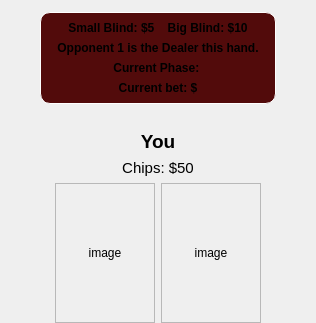
       <widget class="QWidget" name="playerInfo" native="true">
        <layout class="QVBoxLayout" name="verticalLayout">
         <property name="leftMargin">
          <number>0</number>
         </property>
         <property name="topMargin">
          <number>12</number>
         </property>
         <property name="rightMargin">
          <number>0</number>
         </property>
         <property name="bottomMargin">
          <number>0</number>
         </property>
         <item>
          <layout class="QHBoxLayout" name="horizontalLayout_8">
           <item>
            <spacer name="horizontalSpacer_12">
             <property name="orientation">
              <enum>Qt::Orientation::Horizontal</enum>
             </property>
             <property name="sizeHint" stdset="0">
              <size>
               <width>40</width>
               <height>20</height>
              </size>
             </property>
            </spacer>
           </item>
           <item>
            <widget class="QFrame" name="gameInfoBox">
             <property name="styleSheet">
              <string notr="true">#gameInfoBox {
color: white;
background: rgb(82, 11, 11)
;
border: 1px solid white;
border-radius: 10px;
}</string>
             </property>
             <property name="frameShape">
              <enum>QFrame::Shape::StyledPanel</enum>
             </property>
             <property name="frameShadow">
              <enum>QFrame::Shadow::Raised</enum>
             </property>
             <layout class="QVBoxLayout" name="verticalLayout_6">
              <property name="leftMargin">
               <number>16</number>
              </property>
              <property name="topMargin">
               <number>8</number>
              </property>
              <property name="rightMargin">
               <number>16</number>
              </property>
              <property name="bottomMargin">
               <number>8</number>
              </property>
              <item>
               <widget class="QLabel" name="blindLabel">
                <property name="font">
                 <font>
                  <pointsize>9</pointsize>
                  <bold>true</bold>
                 </font>
                </property>
                <property name="text">
                 <string>Small Blind: $5    Big Blind: $10</string>
                </property>
                <property name="alignment">
                 <set>Qt::AlignmentFlag::AlignCenter</set>
                </property>
               </widget>
              </item>
              <item>
               <widget class="QLabel" name="dealerLabel">
                <property name="font">
                 <font>
                  <bold>true</bold>
                 </font>
                </property>
                <property name="text">
                 <string>Opponent 1 is the Dealer this hand.</string>
                </property>
                <property name="alignment">
                 <set>Qt::AlignmentFlag::AlignCenter</set>
                </property>
               </widget>
              </item>
              <item>
               <widget class="QLabel" name="phaseLabel">
                <property name="font">
                 <font>
                  <pointsize>9</pointsize>
                  <bold>true</bold>
                 </font>
                </property>
                <property name="text">
                 <string>Current Phase: </string>
                </property>
                <property name="alignment">
                 <set>Qt::AlignmentFlag::AlignCenter</set>
                </property>
               </widget>
              </item>
              <item>
               <widget class="QLabel" name="currentBetLabel">
                <property name="font">
                 <font>
                  <pointsize>9</pointsize>
                  <bold>true</bold>
                 </font>
                </property>
                <property name="text">
                 <string>Current bet: $</string>
                </property>
                <property name="alignment">
                 <set>Qt::AlignmentFlag::AlignCenter</set>
                </property>
               </widget>
              </item>
             </layout>
            </widget>
           </item>
           <item>
            <spacer name="horizontalSpacer_13">
             <property name="orientation">
              <enum>Qt::Orientation::Horizontal</enum>
             </property>
             <property name="sizeHint" stdset="0">
              <size>
               <width>40</width>
               <height>20</height>
              </size>
             </property>
            </spacer>
           </item>
          </layout>
         </item>
         <item>
          <spacer name="verticalSpacer_2">
           <property name="orientation">
            <enum>Qt::Orientation::Vertical</enum>
           </property>
           <property name="sizeHint" stdset="0">
            <size>
             <width>20</width>
             <height>20</height>
            </size>
           </property>
          </spacer>
         </item>
         <item>
          <widget class="QLabel" name="playerNameLabel">
           <property name="font">
            <font>
             <pointsize>14</pointsize>
             <bold>true</bold>
            </font>
           </property>
           <property name="text">
            <string>You</string>
           </property>
           <property name="alignment">
            <set>Qt::AlignmentFlag::AlignCenter</set>
           </property>
          </widget>
         </item>
         <item>
          <widget class="QLabel" name="playerChipsLabel">
           <property name="font">
            <font>
             <pointsize>11</pointsize>
            </font>
           </property>
           <property name="text">
            <string>Chips: $50</string>
           </property>
           <property name="alignment">
            <set>Qt::AlignmentFlag::AlignCenter</set>
           </property>
          </widget>
         </item>
         <item>
          <widget class="QWidget" name="widget" native="true">
           <property name="minimumSize">
            <size>
             <width>80</width>
             <height>0</height>
            </size>
           </property>
           <layout class="QHBoxLayout" name="horizontalLayout_3">
            <property name="leftMargin">
             <number>0</number>
            </property>
            <property name="topMargin">
             <number>0</number>
            </property>
            <property name="rightMargin">
             <number>0</number>
            </property>
            <property name="bottomMargin">
             <number>0</number>
            </property>
            <item>
             <spacer name="horizontalSpacer_4">
              <property name="orientation">
               <enum>Qt::Orientation::Horizontal</enum>
              </property>
              <property name="sizeHint" stdset="0">
               <size>
                <width>40</width>
                <height>20</height>
               </size>
              </property>
             </spacer>
            </item>
            <item>
             <widget class="QFrame" name="pc1">
              <property name="minimumSize">
               <size>
                <width>100</width>
                <height>140</height>
               </size>
              </property>
              <property name="frameShape">
               <enum>QFrame::Shape::StyledPanel</enum>
              </property>
              <property name="frameShadow">
               <enum>QFrame::Shadow::Raised</enum>
              </property>
              <layout class="QGridLayout" name="gridLayout_10">
               <property name="leftMargin">
                <number>0</number>
               </property>
               <property name="topMargin">
                <number>0</number>
               </property>
               <property name="rightMargin">
                <number>0</number>
               </property>
               <property name="bottomMargin">
                <number>0</number>
               </property>
               <item row="0" column="0">
                <widget class="QLabel" name="playerCard1">
                 <property name="text">
                  <string>image</string>
                 </property>
                 <property name="alignment">
                  <set>Qt::AlignmentFlag::AlignCenter</set>
                 </property>
                </widget>
               </item>
              </layout>
             </widget>
            </item>
            <item>
             <widget class="QFrame" name="pc2">
              <property name="minimumSize">
               <size>
                <width>100</width>
                <height>140</height>
               </size>
              </property>
              <property name="frameShape">
               <enum>QFrame::Shape::StyledPanel</enum>
              </property>
              <property name="frameShadow">
               <enum>QFrame::Shadow::Raised</enum>
              </property>
              <layout class="QGridLayout" name="gridLayout_9">
               <property name="leftMargin">
                <number>0</number>
               </property>
               <property name="topMargin">
                <number>0</number>
               </property>
               <property name="rightMargin">
                <number>0</number>
               </property>
               <property name="bottomMargin">
                <number>0</number>
               </property>
               <item row="0" column="0">
                <widget class="QLabel" name="playerCard2">
                 <property name="text">
                  <string>image</string>
                 </property>
                 <property name="alignment">
                  <set>Qt::AlignmentFlag::AlignCenter</set>
                 </property>
                </widget>
               </item>
              </layout>
             </widget>
            </item>
            <item>
             <spacer name="horizontalSpacer_5">
              <property name="orientation">
               <enum>Qt::Orientation::Horizontal</enum>
              </property>
              <property name="sizeHint" stdset="0">
               <size>
                <width>40</width>
                <height>20</height>
               </size>
              </property>
             </spacer>
            </item>
           </layout>
          </widget>
         </item>
        </layout>
       </widget>
